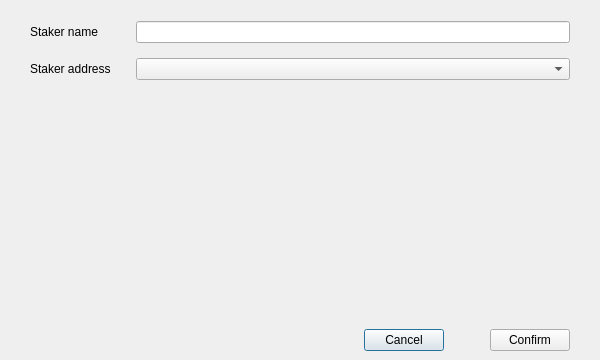
<?xml version="1.0" encoding="UTF-8"?>
<ui version="4.0">
 <class>AddSuperStakerPage</class>
 <widget class="QDialog" name="AddSuperStakerPage">
  <property name="geometry">
   <rect>
    <x>0</x>
    <y>0</y>
    <width>600</width>
    <height>360</height>
   </rect>
  </property>
  <property name="minimumSize">
   <size>
    <width>100</width>
    <height>0</height>
   </size>
  </property>
  <property name="windowTitle">
   <string>Dialog</string>
  </property>
  <layout class="QVBoxLayout" name="verticalLayout">
   <property name="leftMargin">
    <number>0</number>
   </property>
   <property name="rightMargin">
    <number>0</number>
   </property>
   <property name="bottomMargin">
    <number>0</number>
   </property>
   <item>
    <spacer name="verticalSpacer">
     <property name="orientation">
      <enum>Qt::Vertical</enum>
     </property>
     <property name="sizeType">
      <enum>QSizePolicy::Fixed</enum>
     </property>
     <property name="sizeHint" stdset="0">
      <size>
       <width>20</width>
       <height>10</height>
      </size>
     </property>
    </spacer>
   </item>
   <item>
    <layout class="QGridLayout" name="gridLayout">
     <property name="leftMargin">
      <number>30</number>
     </property>
     <property name="rightMargin">
      <number>30</number>
     </property>
     <property name="verticalSpacing">
      <number>15</number>
     </property>
     <item row="1" column="1">
      <widget class="AddressField" name="lineEditStakerAddress">
       <property name="sizePolicy">
        <sizepolicy hsizetype="Expanding" vsizetype="Fixed">
         <horstretch>0</horstretch>
         <verstretch>0</verstretch>
        </sizepolicy>
       </property>
      </widget>
     </item>
     <item row="1" column="0">
      <widget class="QLabel" name="labelStakerAddress">
       <property name="minimumSize">
        <size>
         <width>100</width>
         <height>0</height>
        </size>
       </property>
       <property name="text">
        <string>Staker address</string>
       </property>
      </widget>
     </item>
     <item row="0" column="0">
      <widget class="QLabel" name="labelStakerName">
       <property name="minimumSize">
        <size>
         <width>100</width>
         <height>0</height>
        </size>
       </property>
       <property name="text">
        <string>Staker name</string>
       </property>
      </widget>
     </item>
     <item row="0" column="1">
      <widget class="QLineEdit" name="lineEditStakerName">
       <property name="maxLength">
        <number>50</number>
       </property>
      </widget>
     </item>
    </layout>
   </item>
   <item>
    <spacer name="verticalSpacer_2">
     <property name="orientation">
      <enum>Qt::Vertical</enum>
     </property>
     <property name="sizeHint" stdset="0">
      <size>
       <width>20</width>
       <height>40</height>
      </size>
     </property>
    </spacer>
   </item>
   <item>
    <widget class="QWidget" name="buttonsContainerWhite" native="true">
     <layout class="QHBoxLayout" name="horizontalLayout_2">
      <property name="leftMargin">
       <number>30</number>
      </property>
      <property name="rightMargin">
       <number>30</number>
      </property>
      <item>
       <spacer name="horizontalSpacer">
        <property name="orientation">
         <enum>Qt::Horizontal</enum>
        </property>
        <property name="sizeType">
         <enum>QSizePolicy::Expanding</enum>
        </property>
        <property name="sizeHint" stdset="0">
         <size>
          <width>40</width>
          <height>20</height>
         </size>
        </property>
       </spacer>
      </item>
      <item>
       <widget class="QPushButton" name="cancelButton">
        <property name="text">
         <string>Cancel</string>
        </property>
       </widget>
      </item>
      <item>
       <spacer name="horizontalSpacer_2">
        <property name="orientation">
         <enum>Qt::Horizontal</enum>
        </property>
        <property name="sizeType">
         <enum>QSizePolicy::Fixed</enum>
        </property>
        <property name="sizeHint" stdset="0">
         <size>
          <width>40</width>
          <height>20</height>
         </size>
        </property>
       </spacer>
      </item>
      <item>
       <widget class="QPushButton" name="addSuperStakerButton">
        <property name="text">
         <string>Confirm</string>
        </property>
       </widget>
      </item>
     </layout>
    </widget>
   </item>
  </layout>
 </widget>
 <customwidgets>
  <customwidget>
   <class>AddressField</class>
   <extends>QComboBox</extends>
   <header>qt/addressfield.h</header>
  </customwidget>
 </customwidgets>
 <resources/>
 <connections/>
</ui>
